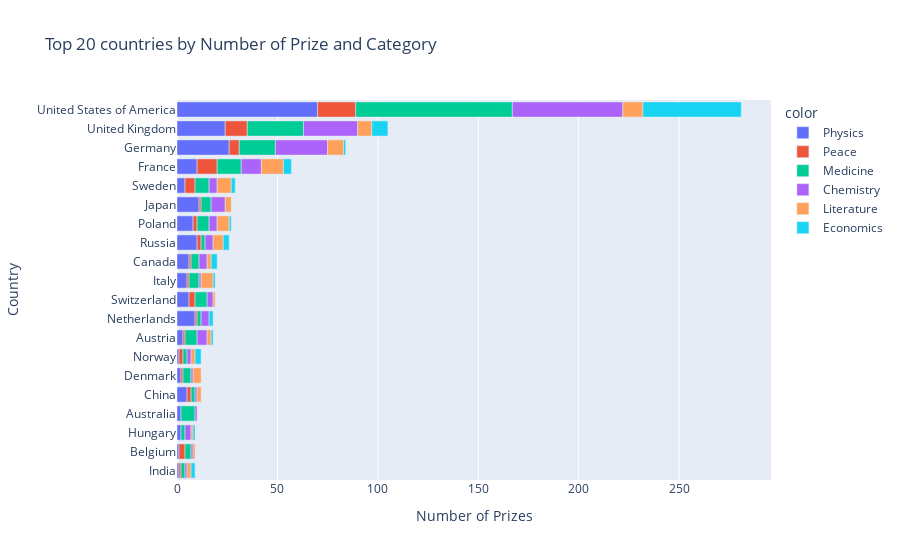

The cell this chart's notebook holds for it:
### Code cell
cat_country_bar = px.bar(
    x = merged_df.cat_prize,
    y = merged_df.country,
    color = merged_df.category,
    orientation = 'h',
    title = 'Top 20 countries by Number of Prize and Category'
)
cat_country_bar.update_layout(xaxis_title = 'Number of Prizes', yaxis_title = 'Country')
cat_country_bar.show()

### Figure 1 — Plotly figure (JSON) as saved in the notebook; plotly's stock layout.template omitted (floating-point values rounded to 4 significant figures)
{"data": [{"alignmentgroup": "True", "hovertemplate": "color=Physics<br>x=%{x}<br>y=%{y}<extra></extra>", "legendgroup": "Physics", "marker": {"color": "#636efa", "pattern": {"shape": ""}}, "name": "Physics", "offsetgroup": "Physics", "orientation": "h", "showlegend": true, "textposition": "auto", "type": "bar", "x": [1, 1, 2, 2, 5, 2, 1, 3, 9, 6, 5, 6, 10, 8, 11, 4, 10, 26, 24, 70], "xaxis": "x", "y": ["India", "Belgium", "Hungary", "Australia", "China", "Denmark", "Norway", "Austria", "Netherlands", "Switzerland", "Italy", "Canada", "Russia", "Poland", "Japan", "Sweden", "France", "Germany", "United Kingdom", "United States of America"], "yaxis": "y"}, {"alignmentgroup": "True", "hovertemplate": "color=Peace<br>x=%{x}<br>y=%{y}<extra></extra>", "legendgroup": "Peace", "marker": {"color": "#EF553B", "pattern": {"shape": ""}}, "name": "Peace", "offsetgroup": "Peace", "orientation": "h", "showlegend": true, "textposition": "auto", "type": "bar", "x": [1, 3, 2, 1, 2, 1, 1, 1, 3, 1, 2, 1, 2, 5, 10, 5, 11, 19], "xaxis": "x", "y": ["India", "Belgium", "China", "Denmark", "Norway", "Austria", "Netherlands", "Italy", "Switzerland", "Canada", "Russia", "Japan", "Poland", "Sweden", "France", "Germany", "United Kingdom", "United States of America"], "yaxis": "y"}, {"alignmentgroup": "True", "hovertemplate": "color=Medicine<br>x=%{x}<br>y=%{y}<extra></extra>", "legendgroup": "Medicine", "marker": {"color": "#00cc96", "pattern": {"shape": ""}}, "name": "Medicine", "offsetgroup": "Medicine", "orientation": "h", "showlegend": true, "textposition": "auto", "type": "bar", "x": [3, 2, 2, 7, 4, 2, 2, 6, 2, 6, 5, 4, 2, 6, 5, 7, 12, 18, 28, 78], "xaxis": "x", "y": ["Belgium", "Hungary", "India", "Australia", "Denmark", "China", "Norway", "Austria", "Netherlands", "Switzerland", "Italy", "Canada", "Russia", "Poland", "Japan", "Sweden", "France", "Germany", "United Kingdom", "United States of America"], "yaxis": "y"}, {"alignmentgroup": "True", "hovertemplate": "color=Chemistry<br>x=%{x}<br>y=%{y}<extra></extra>", "legendgroup": "Chemistry", "marker": {"color": "#ab63fa", "pattern": {"shape": ""}}, "name": "Chemistry", "offsetgroup": "Chemistry", "orientation": "h", "showlegend": true, "textposition": "auto", "type": "bar", "x": [1, 3, 1, 1, 1, 1, 2, 5, 4, 1, 3, 4, 4, 7, 4, 4, 10, 26, 27, 55], "xaxis": "x", "y": ["Belgium", "Hungary", "India", "Australia", "China", "Denmark", "Norway", "Austria", "Netherlands", "Italy", "Switzerland", "Canada", "Russia", "Japan", "Poland", "Sweden", "France", "Germany", "United Kingdom", "United States of America"], "yaxis": "y"}, {"alignmentgroup": "True", "hovertemplate": "color=Literature<br>x=%{x}<br>y=%{y}<extra></extra>", "legendgroup": "Literature", "marker": {"color": "#FFA15A", "pattern": {"shape": ""}}, "name": "Literature", "offsetgroup": "Literature", "orientation": "h", "showlegend": true, "textposition": "auto", "type": "bar", "x": [1, 1, 2, 2, 2, 4, 2, 1, 6, 2, 5, 3, 6, 7, 11, 8, 7, 10], "xaxis": "x", "y": ["Belgium", "Hungary", "India", "Norway", "China", "Denmark", "Austria", "Switzerland", "Italy", "Canada", "Russia", "Japan", "Poland", "Sweden", "France", "Germany", "United Kingdom", "United States of America"], "yaxis": "y"}, {"alignmentgroup": "True", "hovertemplate": "color=Economics<br>x=%{x}<br>y=%{y}<extra></extra>", "legendgroup": "Economics", "marker": {"color": "#19d3f3", "pattern": {"shape": ""}}, "name": "Economics", "offsetgroup": "Economics", "orientation": "h", "showlegend": true, "textposition": "auto", "type": "bar", "x": [1, 2, 3, 1, 2, 1, 3, 3, 1, 2, 4, 1, 8, 49], "xaxis": "x", "y": ["Hungary", "India", "Norway", "Austria", "Netherlands", "Italy", "Canada", "Russia", "Poland", "Sweden", "France", "Germany", "United Kingdom", "United States of America"], "yaxis": "y"}], "layout": {"barmode": "relative", "legend": {"title": {"text": "color"}, "tracegroupgap": 0}, "title": {"text": "Top 20 countries by Number of Prize and Category"}, "xaxis": {"anchor": "y", "domain": [0, 1], "title": {"text": "Number of Prizes"}}, "yaxis": {"anchor": "x", "domain": [0, 1], "title": {"text": "Country"}}}}
